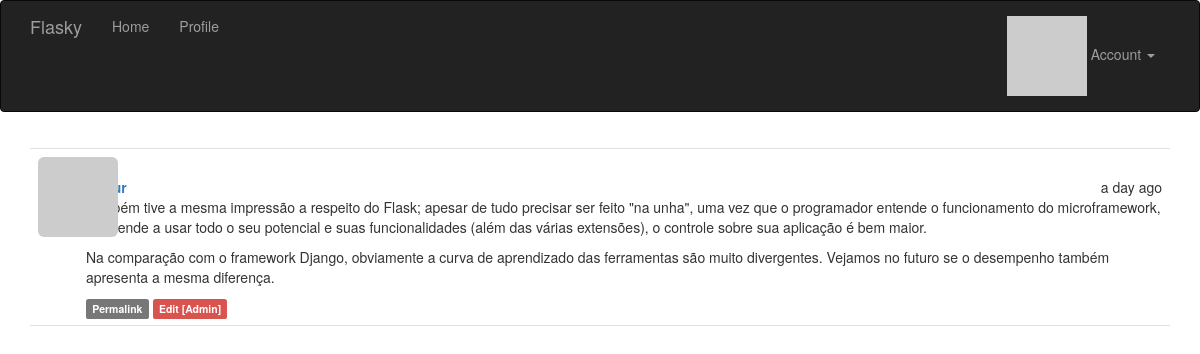
/post/102 (signed in), run on the app's committed database.
### app/models.py (models this page shows, shortened)
class Post(db.Model):
    __tablename__ = 'posts'
    id = db.Column(db.Integer, primary_key=True)
    body = db.Column(db.Text)
    body_html = db.Column(db.Text)
    timestamp = db.Column(db.DateTime, index=True, default=datetime.utcnow)
    author_id = db.Column(db.Integer, db.ForeignKey('users.id'))

### app/main/views.py (the view)
@main.route('/post/<int:id>')
def post(id):
    post = Post.query.get_or_404(id)
    return render_template('post.html', posts=[post])

### app/auth/views.py (called while the page is built)
@auth.before_app_request
def before_request():
    if current_user.is_authenticated:
        current_user.ping()
        if (not current_user.confirmed
                and request.endpoint
                and request.blueprint != 'auth'
                and request.endpoint != 'static'):
            return redirect(url_for('auth.unconfirmed'))

### app/main/__init__.py (called while the page is built)
@main.app_context_processor
def inject_permissions():
    return dict(Permission=Permission)

### app/models.py (called while the page is built)
@login_manager.user_loader
def load_user(user_id):
    return User.query.get(int(user_id))

    def has_permission(self, perm):
        return self.permissions & perm == perm

    def can(self, perm):
        return self.role is not None and self.role.has_permission(perm)

    def is_administrator(self):
        return self.can(Permission.ADMIN)

    def ping(self):
        self.last_seen = datetime.utcnow()
        db.session.add(self)
        db.session.commit()

    def gravatar_hash(self):
        return hashlib.md5(self.email.lower().encode('utf-8')).hexdigest()

    def gravatar(self, size=100, default='identicon', rating='g'):
        if request.is_secure:
            url = 'https://secure.gravatar.com/avatar'
        else:
            url = 'http://secure.gravatar.com/avatar'
        hash = self.avatar_hash or self.gravatar_hash()
        return f'{url}/{hash}?s={size}&d={default}&r={rating}'

### app/templates/post.html (shortened to what this page needs)
{% extends "base.html" %}
{% block page_content %}
{% include '_posts.html' %}
{% endblock %}

### app/templates/_posts.html
<ul class="posts">
    {% for post in posts %}
    <li class="post">
        <div class="post-thumbnail">
            <a href="{{ url_for('.user', username=post.author.username) }}">
                <img class="img-rounded profile-thumbnail" src="{{ post.author.gravatar(size=40) }}">
            </a>
        </div>x
        <div class="post-content">
            <div class="post-date">{{ moment(post.timestamp).fromNow() }}</div>
            <div class="post-author"><a href="{{ url_for('.user', username=post.author.username) }}">{{ post.author.username }}</a></div>
            <div class="post-body">
                {% if post.body_html %}
                    {{ post.body_html | safe }}
                {% else %}
                    {{ post.body }}
                {% endif %}
            </div>
            <div class="post-footer">
                <a href="{{ url_for('.post', id=post.id) }}">
                    <span class="label label-default">Permalink</span>
                </a>
                {% if current_user == post.author %}
                    <a href="{{ url_for('.edit', id=post.id) }}">
                        <span class="label label-primary">Edit</span>
                    </a>
                {% elif current_user.is_administrator() %}
                    <a href="{{ url_for('.edit', id=post.id) }}">
                        <span class="label label-danger">Edit [Admin]</span>
                    </a>
                {% endif %}
            </div>
        </div>
    </li>
    {% endfor %}
</ul>

### app/static/styles.css (style rules this page uses)
.profile-thumbnail { position: absolute; }
ul.posts { list-style-type: none; padding: 0px; margin: 16px 0px 0px 0px; border-top: 1px solid #e0e0e0; }
ul.posts li.post { padding: 8px; border-bottom: 1px solid #e0e0e0; }
div.post-date { float: right; }
div.post-author { font-weight: bold; }
div.post-thumbnail { position: absolute; }
div.post-content { margin-left: 48px; min-height: 48px; }

### data on the page
Post: timestamp "a day ago", body_html "Também tive a mesma impressão a respeito do Flask; apesar de tudo precisar ser feito \"na unha\", uma vez que o programador entende o funcionamento do microframework, e aprende a usar todo o seu potencial e suas funcionalidades (além das várias extensões), o controle sobre sua aplicação é bem maior. Na comparação com o framework Django, obviamente a curva de aprendizado das ferramentas são muito divergentes. Vejamos no futuro se o desempenho também apresenta a mesma diferença."
